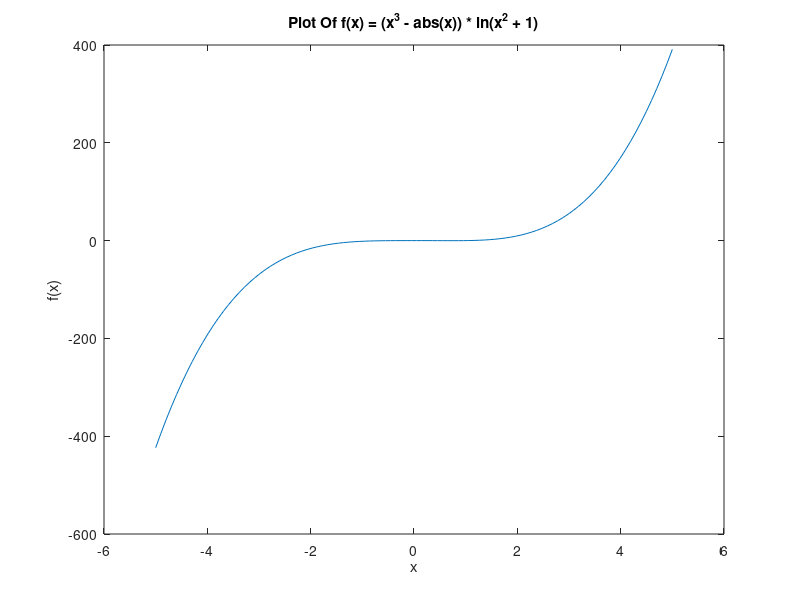

The MATLAB script that drew this image: (Note: this script raises an error after producing the figure.)
%% Introduction to Plotting and Vectorization
% This lab will provide an introduction to two dimensional plots. At the end, 
% you should feel comfortable plotting functions of the form f(x). You should 
% find this useful not only for visualizing the solutions of ODEs, but also for 
% plotting general data that might appear in other courses and work.
% 
% In the process we will also introduce the concept of vectorization, which 
% is helpful for writing efficient and "clean" code. Vectorization is a concept 
% found not only in MATLAB but also C/C++, Fortran, and other languages.
% 
% Opening the m-file lab1.m in the MATLAB editor, step through each part using 
% cell mode to see the results. Compare the output with the PDF, which was generated 
% from this m-file.
% 
% There are twelve (12) exercises in this lab that will be graded. Write your 
% solutions in the template, including appropriate descriptions in each step. 
% Save the .m file as lab1_<UTORid>.m and submit it online on Quercus. Also, submit 
% a PDF of the output by generating html (by going to 'File', 'Publish') and then 
% saving to a PDF called lab1_<UTORid>.pdf. Substitute your UTORid for <#UTORid 
% UTORid>.
%% Student Information
% Student Name: Mustafa Khan
% 
% Student Number: 1006717037
%% Creating Vectors Explicitly
% MATLAB plots vectors (also known as arrays) of data points. The first way 
% to create vectors is to give MATLAB a list of values of the form:
% 
% x = [value1, value2, value3, ..., valueN];
% 
% We can then see the values in the array x by entering |x| without a semilcolon 
% or with the command |disp(x)|, with or without the semicolon.
% 
% Individual entries of the vector can be accessed with the command |x(i)|, 
% where |i| is between 1 and the length of the array. If |i| is not in this range 
% an error is thrown.
% 
% Examine the following commands and their output.

x = [.5, 1.0, 2.3, 4.0, 4.333, 5.];  %These are arbitrary values
x
disp(x)
disp(x);
x(1)
x(2)
%% Exercise 1
% Objective: Observe a MATLAB error when you try to access an invalid index.

%x = [.5, 1.0, 2.3, 4.0, 4.333, 5.];

%x(-1)  %Error for negative index: Array indices must be 
% positive integers or logical values.

%x(0)   %Error for zero index: Array indices must be 
% positive integers or logical values.

%x(100) %Error for positive index outside of the bounds: 
% Index exceeds the number of array elements (6).
%% 
% Details: Try to access elements of the vector |x|, created in the previous 
% step at the command prompt |>>|. Try values of |i| outside the valid range. 
% Try negative values, zero, and large positive values. Copy down the error message 
% in each case, and report this in your submitted work as:
% 
% Error for negative index: Array indices must be positive integers or logical 
% values.
% 
% Error for zero index: Array indices must be positive integers or logical values.
% 
% Error for positive index outside of the bounds: Index exceeds the number of 
% array elements (6).
% 
% Only include the error message as a comment (with the percent signs), DO NOT 
% INCLUDE THE CODE IN YOUR SUBMISSION.
%% Plotting a Vector
% Given a list (one dimensional array) of values we can plot them with the command 
% |plot(x)|, with or without a semicolon. This will plot the points in the data 
% set |(i, x(i))|.

plot(x)
%% Plotting Vector x against Vector y
% To plot functions, we need two vectors: a set of x points and a corresponding 
% set of y points. We now create a vector |y| and plot x against y with the command 
% |plot(x,y)|.
% 
% If the two vectors are not the same size, MATLAB will throw an error.

y = [3.7, -3.4, 1.02, 2.2, .04, 1.0]; %These are arbitrary values
plot(x,y)
%% Exercise 2
% Objective: Create two vectors and plot one against the other.
% 
% Details: Explicitly create the vectors 
% 
% x = [-5, -3, -1, 0, 2, 4, 6] 
% 
% and 
% 
% y = [-25, -9, -1, 0, 4, 16, 36]
% 
% And plot |x| against |y|. Your submission should show both the creation of 
% the vectors and the figure, as in the example.

x = [-5, -3, -1, 0, 2, 4, 6] 
y = [-25, -9, -1, 0, 4, 16, 36]
plot(x, y)
%% Creating Vectors with For Loops
% Entering the values by hand is tedious and error prone. We can use MATLAB's 
% programming features to create them. Suppose we want to create a vector of N 
% points between 0 and 1, equally spaced and inclusive. This would be useful if 
% we wanted to evaluate a function, f(x), at all of these values.
% 
% The distance between the points will be h = (1 - 0)/(N-1), so that:
% 
% 0 = x(1) = 0 * h < x(2) = 1 * h < ... < x(j) = (j-1) * h < ... < x(N) = (N-1) 
% * j = 1
% 
% NOTE: if we with to do this between two arbitrary points, a < b, instead of 
% 0 and 1, the values would be: h = (b - a)/(N-1) and a = x(1) = a + 0 * h < x(2) 
% = a+ 1 * h < ... < x(j) = a +(j-1) * h < ...< x(N) = b
% 
% We assign a value of N, compute h, preallocate a vector x, and then loop through 
% the vector.
% 
% By 'preallocate' we mean 'set aside an array of the appropriate size in memory 
% for future use'. Preallocation can be done with the command |x = zeros(N,1);|, 
% which makes an array of length N in which all the entries are zero. Other options 
% are possible, too.

N = 12;             %Alter this value to see different results
h = (1-0)/(N-1);
x = zeros(N,1);     %This creates a column vector.  
                    %zeros(1,N) would create a row vector.

for j = 1:N
    x(j) = (j-1) * h;
end
disp(x);
%% Plotting y = x^2
% As a first example of plotting a function, we plot y = x^2. Using the array 
% |x| created in the last step, we populate a vector |y| such that |y(i) = x(i)^2| 
% and plot it.

y = zeros(N,1);     %Preallocate the array

for j = 1:N
    y(j) = x(j)^2;
end

disp(y);

plot(x,y)
%% Plotting y = sin(2 * pi * x)
% MATLAB has a number of built in functions including the trigonometric functions 
% (sin, cos, arccos,...), the exponential functions (exp), the natural logarithm 
% function (log), hyperbolic functions (sinh, cosh), and others. The constant 
% |pi| is also defined. For a full list of built in functions type |help elfun| 
% at the MATLAB command line. 
% 
% We create the vector |z| with |z(j) = sin(2*pi*x(j))|, using the same array 
% as from the previous steps.

z = zeros(N,1);     %Preallocate the array

for j = 1:N
    z(j) = sin(2 * pi * x(j));
end

plot(x,z)
%% Exercise 3
% Objective: Plot |x|.x
% 
% Details: Using a for loop, create a vector x of 101 equally spaced points 
% between -3 and 7, inclusive. Then create a vector y, such that |y(i) = abs(x(i))*x(i)| 
% using a for loop. Plot the results. 
% 
% Your submission should include the code, as in the example, and appropriate 
% comments.

N = 101;
h = (7+3)/(N-1);
y = zeros(N,1);     %Preallocate the array
x = zeros(N,1);

for i = 1:N
    x(i) = -3 + (i-1)*h;
    y(i) = abs(x(i))*x(i);
end

plot(x,y)
%% Plotting Two Data Sets at Once
% We can also plot the preceding two examples on the same figure with the command 
% |plot(x, y, x, z)|. MATLAB will automatically put a different color on each 
% line. 

h=0.1              %redefine the variables x, y, z
x=0:h:1;           %because they might have been
y=x.^2;            %changed in exercise 3
z=sin(2*pi.*x);    

plot(x,y,x,z)
%% Annotating a Figure
% It is easy to add a title, axis labels, and a legend to the preceding figure.

xlabel('x');
ylabel('f(x)');
title('Example plot of two functions plotted on the same figure');
legend('x^2', 'sin(2*pi*x)');
%% Using Help Effectively
% You can obtain help on any routine at the command line by typing |help commandname|. 
% As you may have noticed in the preceding figure, the legend was not placed in 
% a convenient position. We will now use help to find out how to move the legend 
% to the lower left corner, where it will be less obtrusive.
% 
% If you type |help legend| in the command window at the |>>| prompt, you'll 
% see a section:
% 
% LEGEND(...,'Location',LOC) adds a legend in the specified location, LOC, with 
% respect to the axes. LOC may be either a 1x4 position vector or one of the following 
% strings:
%%
% 
%        'North'              inside plot box near top
%        'South'              inside bottom
%        'East'               inside right
%        'West'               inside left
%        'NorthEast'          inside top right (default)
%        'NorthWest           inside top left
%        'SouthEast'          inside bottom right
%        'SouthWest'          inside bottom left
%
%% 
% Thus, if we call |legend| again, with the option  |'Location', 'SouthWest'|, 
% it will move the legend to where we want.

%NOTE: The labels are entered again.
legend('x^2', 'sin(2*pi*x)','Location','SouthWest');
%% Vectorization - An Elegant Alternative to Loops
% In the previous examples, we used for loops to fill our arrays with the values 
% we wanted. This is very similar to what would be done in C/C++, Java, Fortran, 
% and other languages. 
% 
% MATLAB provides a faster way to perform these looped operations, using vectorization, 
% which proccesses the entire vector as a single object. For example, given a 
% vector |x|, we can get the sine of the values in |x| with the command |sin(x)|, 
% which outputs another vector. This works with all built in MATLAB functions. 
% 
% Multiplication, division, and exponentiation are handled differently. Instead 
% of using |*|, |/|, and |^|, we must use |.*|, |./|, and |.^| to indicate that 
% we want the operation to be performed on each element. The reason for this change 
% in the symbols is that MATLAB uses the symbols without the period for matrix 
% multiplication, exponentiation, and other actions.
% 
% Vectorization yields more concise and less error prone code:

y = x.^2;              %Alternatively, y = x .* x;
z = sin(2 * pi * x);   %NOTE:  Multiplcation by the scalar 2*pi, does not 
                       %       require the .* operator.  Why is that?

plot(x,y,x,z)          %Verify that these are the same results
xlabel('x');
ylabel('f(x)');
title('Example plot of two functions computed by vectorizaiton');
legend('x^2', 'sin(2*pi*x)','Location','SouthWest');
%% Speed Comparison
% Historically, it was desirable both for clarity and speed to use vecotrized 
% operations in place of loops everywhere possible in MATLAB. Recent versions 
% of MATLAB have reduced the speed advantage through the introduction of a Just 
% in Time (JIT) compiler, parallel for loops, and other tools.
% 
% However, we can still demonstrate the speed advantage, and the benefit to 
% clarity is already evident.
% 
% Timing is done with the |tic|, |toc| commands, which enclose the region we 
% want to benchmark. The first output is the time for the construction done by 
% looping, the second output is the time for construction done with vectorization.

N = 11      %Had to re-define N=11 as it was set elsewhere to 101
clear y;    %Clear the y array
tic;        %Begin timing the construciton and filling of the array

y = zeros(N,1);

for j = 1:N
    y(j) = x(j)^2;
end

toc;

clear y;    %Clear the y array
tic;
y = x.^2;
toc;
%% Exercise 4
% Objective: Compare the speedup from vectorization for a larger vector.
% 
% Details: Create a vector |x| of 5000001 equally space points between -2 and 
% 3, inclusive, using a for loop. Then time the construction of vector |y|, whose 
% values are arctan of x, by a for loop and by vectorization. Be sure to clear  
% |y| between the two runs. (Hint: use the help file to find the command for arctan!)
% 
% Your submission should include the code, as in the example, with appropriate 
% comments.

clear y;    %Clear the y array

N = 5000001;     %Had to re-define N as it was different above
h = (3+2)/(N-1);
x = zeros(N,1);

for j = 1:N
    x(j) = -2 + (j-1)*h;
end

tic;        %Begin timing the construciton and filling of the array

y = zeros(N,1);     %Preallocate the array

for j = 1:N
    y(j) = atan(x(j));
end

toc; %Elapsed time is 0.140066 seconds.


clear y;    %Clear the y array
tic;
y = atan(x);
toc; %Elapsed time is 0.035800 seconds.
%% Further Avoiding Loops with linspace
% In the preceding examples, we will focus on the vector |x|, which was constructed 
% with a |for| loop. MATLAB includes a routine for creating a vector of a given 
% number, |N|, of equally spaced points between two values, |a| and |b|:
% 
% |x = linspace(a, b, N);|
% 
% No preallocation is neccessary. The argument |N| is optional. If it is omitted 
% MATLAB uses 100 points by default.
% 
% We will now use linspace to plot the functions y = x - x^3 and y = exp(x) 
% in the range [-2, 4] with 200 points.

clear all;                  %Clears all variables

x = linspace(-2,4, 200);    %Create the array

y = x - x.^3;
z = exp(x);

plot(x,y,x,z)           %Verify that these are the same results
xlabel('x');
ylabel('f(x)');
title('Example plot of two functions generated by vectorizaiton');
legend('x-x^3', 'exp(x)','Location','SouthWest');
%% Exercise 5
% Objective: Solve an ODE and plot three particular solutions.
% 
% Details: Manually find the general solution of the ODE:
% 
% dy/dt + (2*t)*y = 1/exp(t^2)
% 
% and the particular solutions for initial conditions y(1) = -1, y(1) = 0, and 
% y(1) = 1. Plot these three particular solutions on the same axes lettting the 
% independent variable range from 1 to 5. 
% 
% Once you have the three particular solutions you will need to:
%%
% 
%  1. Create a vector for the independent variable, t.  Use linspace with
%  a reasonable number of points (100 is fine).
%  2. Create vectors for the three solutions.  Use vectorized operations.
%  3. Plot three solutions on the same axes, annotating the figure
%   appropriately.
%
%% 
% Your submission should include, in the description section, the general solution 
% of the ODE and the three particular solutions. It should also have the appropriately 
% commented code.

%%Using method of integrating factors, we get mu(t) = e^(t^2).
%Which when put into the general equation of a FODE, we get:
% y = (t + c)/(e^(t^2)) where C is a constant.

% Solution 1 where y(1) = -1
% y = (t - 1 - e)/(e^(t^2))

% Solution 2 where y(1) = 0 
% y = (t - 1)/(e^(t^2))

% Solution 3 where y(1) = 1 
% y = (t + e - 1)/(e^(t^2))

e = exp(1)
t = linspace(1, 5, 100);
y1 = (t - 1 - e)./(exp(t.^2))
y2 = (t - 1)./(exp(t.^2))
y3 = (t + e - 1)./(exp(t.^2))

plot(t,y1,'g',t,y2,'r',t,y3,'b')
xlabel('t');
ylabel('y = 1/exp(t^2) * [t + C]');
title('IVP solutions to dy/dt + (2*t)*y = 1/exp(t^2)');
legend('Solution 1, y(1) = -1', 'Solution 2, y(1) = 0', 'Solution 3, y(1) = 1')
%% More Plotting Examples - Line Style
% There are many plotting options available, including color, line style, and 
% marker style. Some options can be found from the |help plot| command. This is 
% done by incuding a command after each line.
% 
% In the first we example we will vary the line style.

x = linspace(-5,5);

%Plot three functions with different line styles.  NOTE: the
%function can be put directly in the plot argument.
plot(x, sin(x),'--', x, cos(x),'-.', x, exp(-x.^2),':');   
legend('sin', 'cos', 'exp(-x^2)');
%% More Plotting Examples - Line Color
% We can also control the color, mixing it with line style.

%Plot two functions, first in green and then in red.
x = linspace(-1,1);
plot(x, x.^3 .* sin(x), 'g', x, -x .* exp(x), 'r-');
legend('x^3 * sin(x)', '-x * exp(x)');
%% More Plotting Examples - Markers
% Markers can be used at the individual points, with and without a line joining 
% the points.

x = linspace(-4,4, 20);
plot(x, sin(x), 'x-', x, (x.^2)./(1+x.^2), '.');
legend('sin(x)', 'x^2/(1+x^2)');
%% Inline functions of one variable
% Suppose we wish to construct the function:
% 
% |f(x) = x * sin(x)|
% 
% In a way that MATLAB can understand and manipulate. This will let us compute 
% values of |f(x)|, plot it, and create other functions from it.
% 
% This can be accomplished by defining an inline function of one variable, with 
% the command:
% 
% function name = @(argument name) mathematical expression;
% 
% For this example, the function name is |f|, the argument name is |x|, and 
% the mathematical expression is |x * sin(x)|.
% 
% Consider the following examples, and take note of:
% 
% 1. The use of vectorization in the definitions, 2. The different ways that 
% the output can be displayed, 3. The different variable names.

f = @(x) x .* sin(x);

x = 1;
fprintf(' f(%g) = %g\n', x, f(x));
fprintf(' f(%g) = %g\n', 1, f(1));
disp(f(1));
f(1)
x = 2;
fprintf(' f(%g) = %g\n', 2, f(2));
fprintf(' f(%g) = %g\n', 2, f(2));
disp(f(2));
f(2)

disp(f([1,2]))

g = @(t) t.^2 - t +1;
g(1)
g(2)

% Construct an array of 100 grid points from -2 to 2, and plot g(t).
t = linspace(-2,2);
plot(t, g(t));
% Label axes
xlabel('t');
ylabel('g');
%% Exercise 6
% Objective: Write and use an inline function of one variable.
% 
% Details: Define the inline function for
% 
% |f(x) = (x^3 - abs(x)) * ln(x^2+1)|
% 
% Use this function to compute |f(0)|, |f(1)|, and |f(-1)| and plot the function 
% with 100 grid points from -5 to 5. Make sure to use vectorization in your definition, 
% and label your axes.
% 
% Your submission should show the definition of the function, and the computation 
% of these values.

clear all;                  %Clears all variables

f = @(x) (x.^3 - abs(x)) .* log(x.^2 + 1);
x = linspace(-5, 5, 100);

fprintf(' f(%g) = %g\n', 0, f(0));
fprintf(' f(%g) = %g\n', 1, f(1));
fprintf(' f(%g) = %g\n', -1, f(-1));

plot(x, f(x));
xlabel('x');
ylabel('f(x)');
title('Plot Of f(x) = (x^3 - abs(x)) * ln(x^2 + 1)');
%%  Inline functions of two variables
% Suppose we wish to solve the equation 
% 
% |x = y^3 + y|
% 
% for |y| as a function of |x|. If we do this by root finding, then, given a 
% value of |x0|, we need to find the root of the function
% 
% |g(y) = f(x0,y) = y^3 + y - x0|
% 
% We will accomplish this using inline functions.
% 
% Inline functions of two variables are defined as:
% 
% func = @(x,y) f(x,y);
% 
% where func is the name you wish to assign your function, and |f(x,y)| is the 
% relevant expression.
% 
% Some examples of defining and using inline functions of two variables are 
% given below. 

f = @(x,y) y.^3 + y - x;
x = 0; y = 0;
fprintf(' f(x = %g, y = %g) = %g\n', x, y, f(x, y));
x = 0; y = 1;
fprintf(' f(x = %g, y = %g) = %g\n', x, y, f(x, y));
disp(f(x,y))
f(0,1)

h = @(t,u) t.^2  + sin(u);
h(1, pi/2)
h(2, 2)
%% Exercise 7
% Objective: Write and use an inline function of two variables.
% 
% Details: Define the inline function for
% 
% |f(x,y) = y + y^3 - cos x + x^2 - x^4|
% 
% Note that |f(x,y) = c| is the implicit solution to 
% 
% |dy/dx = (4x^3 - 2x - sin x)/(1+3y^2)|.
% 
% See Examples 1-3 of section 2.1 in Brannan and Boyce for similar examples.
% 
% Use this function to compute |f(0, 0)|, |f(pi/2,1)|, and |f(-1,-1)|. Make 
% sure to use vectorization in your definition.
% 
% Your submission should show the definition of the function, and the computation 
% of these values.

f = @(x, y) y + y.^3 - cos(x) + x.^2 - x.^4;

fprintf(' f(x = %g, y = %g) = %g\n', 0, 0, f(0, 0));  % ans = -1
fprintf(' f(x = %g, y = %g) = %g\n', pi/2, 1, f(pi/2, 1)); % ans = -1.6207
fprintf(' f(x = %g, y = %g) = %g\n', -1, -1, f(-1, -1)); % ans = -2.5403
%% Numerically solving an implicit equation
% Given |x0|, we will now solve the equation
% 
% |f(x0, y) = y^3 + y - x0 = 0|
% 
% for y. This will be accomplished using fzero, which employs a more advanced 
% form of Newton's method. 
% 
% The minimal arguments needed for using fzero are:
% 
% fzero(function_handle, guess)
% 
% function_handle is an abstract data structure which directs MATLAB towards 
% a function of a single variable that it will try to zero.
% 
% We need to tell MATLAB that it is trying to solve for the |y| argument. This 
% is done by creating an inline function of one variable from the existing function, 
% i.e.
% 
% g = @(y) f(x0, y)
% 
% And then having fzero try to solve
% 
% |g(y) = 0|
% 
% You can either define the new inline function and use it:
% 
% g = @(y) f(x0, y); y = fzero(g, guess);
% 
% or you can put the inline function argument directly in the function handle 
% argument:
% 
% y = fzero(@(y) f(x0,y), guess);
% 
% The guess is an initial guess for what we anticipate y to be. Finding a good 
% initial guess may require some experimentation. For this example, the guess 
% may be quite poor, and the algorithm will still converge. For others, more care 
% must be taken.
% 
% Note the various ways of constructing the inline function of one variable, 
% and the different guesses.

f = @(x,y) y.^3 + y - x;

x0 = 1;
guess = 1;
g = @(y) f(x0, y);
y = fzero(g, guess);
fprintf(' y(%g) = %g\n', x0, y);

guess = 50;
y = fzero(g, guess);
fprintf(' y(%g) = %g\n', x0, y);

x = 2;
g = @(y) f(x, y);
y = fzero(g, 2);
fprintf(' y(%g) = %g\n', x, y);

guess = 2;
y = fzero(@(y) f(2, y), guess);
fprintf(' y(%g) = %g\n', 2, y);
%% Exercise 8
% Objective: Use fzero to solve an equation |f(x,y)=0| for y at different values 
% of x.
% 
% Details: Consider the function
% 
% |f(x,y) = y + y^3 - cos x + x^2 - x^4|
% 
% Define the appropriate inline function and compute the single solution at 
% |x = 0| and the two positive solutions at |y = 1/2|. 
% 
% You will need to experiment with different guesses to get these three solutions.
% 
% Your submission should show the definition of the function, and the computation 
% of these three roots.

f = @(x, y) y + y.^3 - cos(x) + x.^2 - x.^4;

x0 = 0;
guess = 1;
g = @(y) f(x0, y);
y = fzero(g, guess) %root 1: y(0) = 0.6823

y0 = 1/2;
h = @(x) f(x,y0);
x = fzero(h,10) %root 2: x = 1.0584

x = fzero(h,-3) %root 3: x = 0.5674
%% Plotting the solution
% Now we are ready to plot y as a function of x. We will construct an array 
% of x values, solve for y at each value of x, and then plot the results. This 
% will be accomplished with a for loop.

clear all;                  %Clears all variables

f = @(x,y) y.^3 + y - x;

% 50 points equally spaced from -5 to 2, inclusive
xvals = linspace(-5, 2, 50); 

% Preallocate storage space for the solutions
yvals = zeros(size(xvals));      

% Loop through all the values
for j = 1:length(xvals)
   
   yvals(j) = fzero(@(y) f(xvals(j), y), 0);
   
end

% Plot the results

plot(xvals, yvals);
xlabel('x');
ylabel('y');
%% Exercise 9
% Objective: Plot a portion of an implicit equation.
% 
% Details: Plot the portion of the solution to
% 
% |f(x,y) = y + y^3 - cos x + x^2 - x^4|
% 
% passing through the point |(0,0)| for x from -2 to 2. Use 100 grid points.
% 
% You will need to be careful with the initial guess you use in solving the 
% equation.
% 
% Your submission should show the definition of the function, the construction 
% of the arrays, the for loop, and the resultant figure.
% 
% Label your axes.

clear all;                  %Clears all variables

f = @(x, y) y + y.^3 - cos(x) + x.^2 - x.^4;
xvals = linspace(-2, 2, 100);
yvals = zeros(size(xvals));  %preallocate

guess = 1;

for j = 1:length(xvals)
    
   yvals(j) = fzero(@(y) f(xvals(j), y), guess);
   
end

plot(xvals, yvals)
xlabel('x')
ylabel('f(x, y)')
title('Plot Of f(x,y) = y + y^3 - cos x + x^2 - x^4')
%% Exercise 10
% Objective: Solve a differential equation and plot a portion of it.
% 
% Details: Find the general implicit solution of the differential equation
% 
% |dy/dx = (-cos x + 3x^2) y|
% 
% Plot the particular solution passing through y(0) = 1 using 100 grid points 
% for x in [-1.5, 1.25].
% 
% Be careful on your choice of guess. You will be penalized if MATLAB shows 
% an error.
% 
% Your submission should show the general and particular solutions, in implicit 
% form, in the comments, the definition of the appropriate inline functions, arrays, 
% the for loop, and the figure.
% 
% Label your axes.

%Using the method of seperable equations to solve the FODE,
%we get y = Aexp(-sin(x) + x^3). The particular solution passing
%through y(0) = 1 is y=exp(-sin(x) + x^3)

clear all;                  %Clears all variables

e = exp(1);
g = @(x) A.*exp(sin(x) + x.^3); %general solution in implicit form
f = @(x) exp(sin(x) + x.^3); %particular solution in implicit form

xvals = linspace(-1.5, 1.25, 100);
yvals = zeros(size(xvals));  %preallocate

for j = 1:length(xvals)
    %yvals(j) = fzero(@(x) f(xvals(j)), guess);
    yvals(j) = f(xvals(j));
end


plot(xvals, yvals)
xlabel('x')
ylabel('f(x)')
title('Plot Of f(x) = e * exp(-sin(x) + x^3)')

%% Install iode
% Objective: install iode
% 
% Details: visit <https://faculty.math.illinois.edu/iode/ https://faculty.math.illinois.edu/iode/> 
% and follow the instructions there to download and install iode.

%Installation complete
%eval(urlread('https://raw.githubusercontent.com/rslaugesen/iode/master/install.m'))

%open iode interface by writing:
iode
%% Exercise 11
% Objective: use iode a plot the direction field of a differential equation
% 
% Details: After starting iode, click the "direction fields" buttom from the 
% main menu. The default is the direction field for
% 
% |dy/dx = sin(y-x)|
% 
% Click any point in the x-y plane to see a (numerically computed) solution 
% to the differential equation passing through that point.
% 
% Starting from the "Equation" menu, plot the direction field of 
% 
% |dy/dx = xy^2|
% 
% Describe, in words, the behaviour of the solutions. What happens as x approaches 
% infinity? Explain why solutions are symmetric about the y-axis, i.e. |y(x)=y(-x)| 
% for any solution.
% 
% *Answer:* The differential equation is plotted below.  The initial conditions 
% inform the size and translation of the following behvaiours. When y is > 0, 
% the shape of the ODE is parabolic (concave up) with a minimum at x=0 and y values 
% blowing up to infinity as x approaches positive and negative infinity regardless 
% of initial conditions. Wheras, when y < 0, the shape appears like an inverted 
% gaussian/distribution with values converging to 0 as x approaches both positive 
% and negative infinity regardless of the initial conditions. There is a horizontal 
% asymptote at y = 0. Another way of understanding this is if y is initially 0, 
% then y' is always zero. Therefore y will not change at this point.
% 
% Note that solutions are symmetric about the y-axis because the general solution 
% of the differential equation is an even function. This is evident upon solving 
% the ODE and getting: y = - ( 2 / ( (-x)^2 + c ) ) = - ( 2 / (( x )^2 + c ) ).
% 
% 
%% Exercise 12
% Objective: study the long-run behaviour of a differential equation from its 
% direction field
% 
% Details: Using iode, plot the direction field of 
% 
% |dy/dx = y^4 - y^3 - 3*y^2 + y + 2|
% 
% By clicking on various initial conditions |y(0) = y_0| (iode plots the solution), 
% determine the long-run behaviour of solutions as a function of |y_0|. In other 
% words, list the constant solutions that are approached as x goes to infinity 
% and how |y_0| determines which constant solution is approached.
% 
% If your numerically computed solutions ever appear to cross then change the 
% solution method from Euler to the, much better, Runge-Kutta method. Think about 
% why solutions are not permitted to cross. If they do then this indicates a problem 
% with the numerical solver.
% 
% *Answer:* Depending on the initial conditions, the value of y either approaches 
% 1, -1 and even 2 as x approaches to positive or negative infinity. These are 
% the constant solutions that are approached as x goes to +/- infinity. 
% 
% As for how y_0 affects this trend, if y_0 < -1, the value of y approaches 
% -1. If -1 < y_0 < 1, the value of y approaches 1. And finally, if 1 < y < 2, 
% then y converges to 1. Otherwise when y > 2, it blows up to positive infinity. 
% 
% Now observe in the following two diagrams how Euler's method crosses over 
% a solution it could have converged to. This is a problem with numerical methods 
% such as these with step sizes that are too large. These methods assume that 
% the previous calculated value provides the direction field of the next value. 
% However, if the step size being used is too large, the algorithm can overshoot 
% or completely skip over a constant solution that could have been converged to.  
% 
% Another explanation for why crossing of solutions is nonsensical is because 
% this ODE is autonomous so for any given y, y' can only be 1 value. If two solutions 
% cross, that means at some point they share a y but have different slopes, which 
% is impossible.
% 
% *Using Euler Method* 
% 
% 
% 
% Instead of converging to -1, Euler's method allowed one solution to converge 
% to 1. This indicates that it overshot a solution and was not the most accurate 
% solution method to evaluate the ODE.
% 
% *Using Runge-Kutta Method* 
% 
% 
% 
% The constant solutions that are approached are *y = -1* and *y = 1* as x approaches 
% infinity (and also y = -1 again and *y = 2* as x approaches negative infinity).
%% Exercise 13 (NOT TO BE HANDED IN)
% Objective: Solve a differential equation and plot the largest interval of 
% existence for this solution.
% 
% Details: Find the particular implicit solution of the differential equation
% 
% |dy/dx = -x/y, y(0) = -2|
% 
% Determine the largest interval of validity and plot the solution with 50 grid 
% points in this interval.
% 
% In the comments before your code, explain why fzero has an error.
% 
% Your submission should show the particular solution, in implicit form, in 
% the comments, the definition of the appropriate inline functions, arrays, loops, 
% and the figure. 
% 
% Label your axes.

%Using the method of seperable equations, we can determine that
%the general solution to this FODE is y = +/- sqrt(-x^2 + C).
%With the solution at y(0) = -2 being y = +/- sqrt(-x^2 + 4).

%% Exercise 14 (NOT TO BE HANDED IN)
% Objective: Solve a differential equation and plot the solution on the specified 
% interval
% 
% Details: Find the particular implicit solution of the differential equation
% 
% |du/dt = -(u^4 - 1), u(0) = .1|
% 
% and plot it for |t| from 0 to 1.
% 
% Determine a good starting guess that works throughout the interval and plot 
% the solution with 50 grid points in this interval.
% 
% Your submission should show the particular solution, in implicit form, in 
% the comments, the definition of the appropriate inline functions, arrays, loops, 
% and the figure.
% 
% Label your axes.